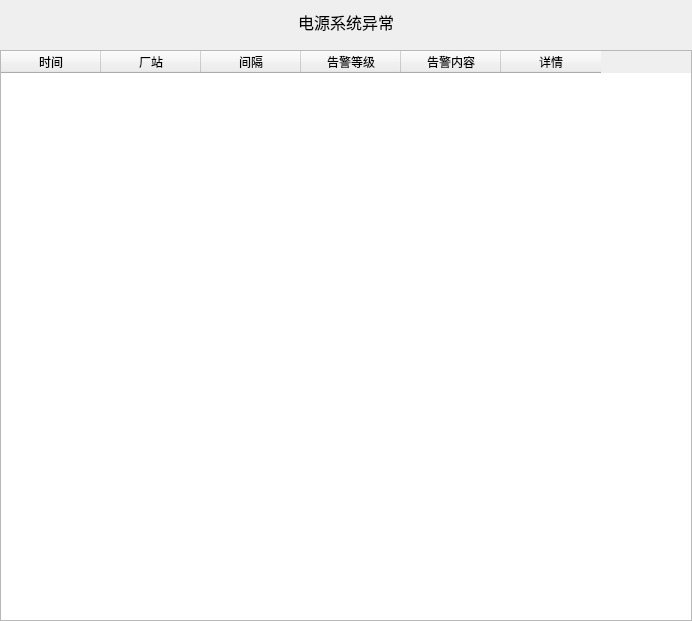
<?xml version="1.0" encoding="UTF-8"?>
<ui version="4.0">
 <class>PowerSystemAbnormal</class>
 <widget class="QWidget" name="PowerSystemAbnormal">
  <property name="geometry">
   <rect>
    <x>0</x>
    <y>0</y>
    <width>692</width>
    <height>621</height>
   </rect>
  </property>
  <property name="windowTitle">
   <string>Form</string>
  </property>
  <layout class="QGridLayout" name="gridLayout" rowstretch="1,13">
   <property name="margin">
    <number>0</number>
   </property>
   <item row="0" column="0">
    <widget class="QLabel" name="label">
     <property name="sizePolicy">
      <sizepolicy hsizetype="Expanding" vsizetype="Expanding">
       <horstretch>0</horstretch>
       <verstretch>0</verstretch>
      </sizepolicy>
     </property>
     <property name="font">
      <font>
       <pointsize>12</pointsize>
      </font>
     </property>
     <property name="text">
      <string>电源系统异常</string>
     </property>
     <property name="alignment">
      <set>Qt::AlignCenter</set>
     </property>
    </widget>
   </item>
   <item row="1" column="0">
    <widget class="QTableWidget" name="tableWidget">
     <column>
      <property name="text">
       <string>时间</string>
      </property>
     </column>
     <column>
      <property name="text">
       <string>厂站</string>
      </property>
     </column>
     <column>
      <property name="text">
       <string>间隔</string>
      </property>
     </column>
     <column>
      <property name="text">
       <string>告警等级</string>
      </property>
     </column>
     <column>
      <property name="text">
       <string>告警内容</string>
      </property>
     </column>
     <column>
      <property name="text">
       <string>详情</string>
      </property>
     </column>
    </widget>
   </item>
  </layout>
 </widget>
 <resources/>
 <connections/>
</ui>
